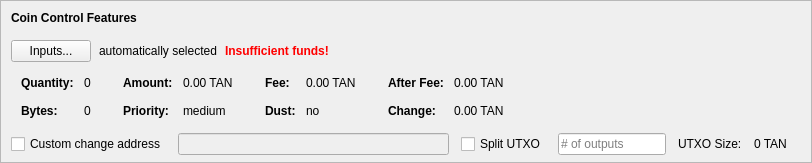
    <widget class="QFrame" name="frameCoinControl">
     <property name="sizePolicy">
      <sizepolicy hsizetype="Expanding" vsizetype="Expanding">
       <horstretch>0</horstretch>
       <verstretch>0</verstretch>
      </sizepolicy>
     </property>
     <property name="maximumSize">
      <size>
       <width>16777215</width>
       <height>16777215</height>
      </size>
     </property>
     <property name="frameShape">
      <enum>QFrame::StyledPanel</enum>
     </property>
     <property name="frameShadow">
      <enum>QFrame::Sunken</enum>
     </property>
     <layout class="QVBoxLayout" name="verticalLayoutCoinControl2">
      <property name="spacing">
       <number>0</number>
      </property>
      <property name="leftMargin">
       <number>0</number>
      </property>
      <property name="topMargin">
       <number>0</number>
      </property>
      <property name="rightMargin">
       <number>0</number>
      </property>
      <property name="bottomMargin">
       <number>6</number>
      </property>
      <item>
       <layout class="QVBoxLayout" name="verticalLayoutCoinControl" stretch="0,0,0,0,1">
        <property name="spacing">
         <number>0</number>
        </property>
        <property name="leftMargin">
         <number>10</number>
        </property>
        <property name="topMargin">
         <number>10</number>
        </property>
        <item>
         <layout class="QHBoxLayout" name="horizontalLayoutCoinControl1">
          <property name="bottomMargin">
           <number>15</number>
          </property>
          <item>
           <widget class="QLabel" name="labelCoinControlFeatures">
            <property name="sizePolicy">
             <sizepolicy hsizetype="Preferred" vsizetype="Maximum">
              <horstretch>0</horstretch>
              <verstretch>0</verstretch>
             </sizepolicy>
            </property>
            <property name="font">
             <font>
              <weight>75</weight>
              <bold>true</bold>
             </font>
            </property>
            <property name="styleSheet">
             <string notr="true">font-weight:bold;</string>
            </property>
            <property name="text">
             <string>Coin Control Features</string>
            </property>
           </widget>
          </item>
         </layout>
        </item>
        <item>
         <layout class="QHBoxLayout" name="horizontalLayoutCoinControl2" stretch="0,0,0,0">
          <property name="spacing">
           <number>8</number>
          </property>
          <property name="bottomMargin">
           <number>10</number>
          </property>
          <item>
           <widget class="QPushButton" name="pushButtonCoinControl">
            <property name="styleSheet">
             <string notr="true"/>
            </property>
            <property name="text">
             <string>Inputs...</string>
            </property>
            <property name="autoDefault">
             <bool>false</bool>
            </property>
           </widget>
          </item>
          <item>
           <widget class="QLabel" name="labelCoinControlAutomaticallySelected">
            <property name="text">
             <string>automatically selected</string>
            </property>
            <property name="margin">
             <number>5</number>
            </property>
           </widget>
          </item>
          <item>
           <widget class="QLabel" name="labelCoinControlInsuffFunds">
            <property name="font">
             <font>
              <weight>75</weight>
              <bold>true</bold>
             </font>
            </property>
            <property name="styleSheet">
             <string notr="true">color:red;font-weight:bold;</string>
            </property>
            <property name="text">
             <string>Insufficient funds!</string>
            </property>
            <property name="margin">
             <number>5</number>
            </property>
           </widget>
          </item>
          <item>
           <spacer name="horizontalSpacerCoinControl">
            <property name="orientation">
             <enum>Qt::Horizontal</enum>
            </property>
            <property name="sizeHint" stdset="0">
             <size>
              <width>40</width>
              <height>1</height>
             </size>
            </property>
           </spacer>
          </item>
         </layout>
        </item>
        <item>
         <widget class="QWidget" name="widgetCoinControl" native="true">
          <property name="sizePolicy">
           <sizepolicy hsizetype="Preferred" vsizetype="Preferred">
            <horstretch>0</horstretch>
            <verstretch>0</verstretch>
           </sizepolicy>
          </property>
          <property name="minimumSize">
           <size>
            <width>0</width>
            <height>0</height>
           </size>
          </property>
          <property name="styleSheet">
           <string notr="true"/>
          </property>
          <layout class="QHBoxLayout" name="horizontalLayoutCoinControl5">
           <property name="leftMargin">
            <number>0</number>
           </property>
           <property name="topMargin">
            <number>0</number>
           </property>
           <property name="rightMargin">
            <number>0</number>
           </property>
           <property name="bottomMargin">
            <number>0</number>
           </property>
           <item>
            <layout class="QHBoxLayout" name="horizontalLayoutCoinControl3" stretch="0,0,0,1">
             <property name="spacing">
              <number>20</number>
             </property>
             <property name="topMargin">
              <number>0</number>
             </property>
             <property name="bottomMargin">
              <number>10</number>
             </property>
             <item>
              <layout class="QFormLayout" name="formLayoutCoinControl1">
               <property name="horizontalSpacing">
                <number>10</number>
               </property>
               <property name="verticalSpacing">
                <number>14</number>
               </property>
               <property name="leftMargin">
                <number>10</number>
               </property>
               <property name="topMargin">
                <number>4</number>
               </property>
               <property name="rightMargin">
                <number>6</number>
               </property>
               <item row="0" column="0">
                <widget class="QLabel" name="labelCoinControlQuantityText">
                 <property name="font">
                  <font>
                   <weight>75</weight>
                   <bold>true</bold>
                  </font>
                 </property>
                 <property name="text">
                  <string>Quantity:</string>
                 </property>
                 <property name="margin">
                  <number>0</number>
                 </property>
                </widget>
               </item>
               <item row="0" column="1">
                <widget class="QLabel" name="labelCoinControlQuantity">
                 <property name="cursor">
                  <cursorShape>IBeamCursor</cursorShape>
                 </property>
                 <property name="contextMenuPolicy">
                  <enum>Qt::ActionsContextMenu</enum>
                 </property>
                 <property name="text">
                  <string notr="true">0</string>
                 </property>
                 <property name="margin">
                  <number>0</number>
                 </property>
                 <property name="textInteractionFlags">
                  <set>Qt::LinksAccessibleByMouse|Qt::TextSelectableByKeyboard|Qt::TextSelectableByMouse</set>
                 </property>
                </widget>
               </item>
               <item row="1" column="0">
                <widget class="QLabel" name="labelCoinControlBytesText">
                 <property name="font">
                  <font>
                   <weight>75</weight>
                   <bold>true</bold>
                  </font>
                 </property>
                 <property name="text">
                  <string>Bytes:</string>
                 </property>
                </widget>
               </item>
               <item row="1" column="1">
                <widget class="QLabel" name="labelCoinControlBytes">
                 <property name="cursor">
                  <cursorShape>IBeamCursor</cursorShape>
                 </property>
                 <property name="contextMenuPolicy">
                  <enum>Qt::ActionsContextMenu</enum>
                 </property>
                 <property name="text">
                  <string notr="true">0</string>
                 </property>
                 <property name="textInteractionFlags">
                  <set>Qt::LinksAccessibleByMouse|Qt::TextSelectableByKeyboard|Qt::TextSelectableByMouse</set>
                 </property>
                </widget>
               </item>
              </layout>
             </item>
             <item>
              <layout class="QFormLayout" name="formLayoutCoinControl2">
               <property name="horizontalSpacing">
                <number>10</number>
               </property>
               <property name="verticalSpacing">
                <number>14</number>
               </property>
               <property name="leftMargin">
                <number>6</number>
               </property>
               <property name="topMargin">
                <number>4</number>
               </property>
               <property name="rightMargin">
                <number>6</number>
               </property>
               <item row="0" column="0">
                <widget class="QLabel" name="labelCoinControlAmountText">
                 <property name="font">
                  <font>
                   <weight>75</weight>
                   <bold>true</bold>
                  </font>
                 </property>
                 <property name="text">
                  <string>Amount:</string>
                 </property>
                 <property name="margin">
                  <number>0</number>
                 </property>
                </widget>
               </item>
               <item row="0" column="1">
                <widget class="QLabel" name="labelCoinControlAmount">
                 <property name="cursor">
                  <cursorShape>IBeamCursor</cursorShape>
                 </property>
                 <property name="contextMenuPolicy">
                  <enum>Qt::ActionsContextMenu</enum>
                 </property>
                 <property name="text">
                  <string notr="true">0.00 TAN</string>
                 </property>
                 <property name="textInteractionFlags">
                  <set>Qt::LinksAccessibleByMouse|Qt::TextSelectableByKeyboard|Qt::TextSelectableByMouse</set>
                 </property>
                </widget>
               </item>
               <item row="1" column="0">
                <widget class="QLabel" name="labelCoinControlPriorityText">
                 <property name="font">
                  <font>
                   <weight>75</weight>
                   <bold>true</bold>
                  </font>
                 </property>
                 <property name="text">
                  <string>Priority:</string>
                 </property>
                </widget>
               </item>
               <item row="1" column="1">
                <widget class="QLabel" name="labelCoinControlPriority">
                 <property name="cursor">
                  <cursorShape>IBeamCursor</cursorShape>
                 </property>
                 <property name="contextMenuPolicy">
                  <enum>Qt::ActionsContextMenu</enum>
                 </property>
                 <property name="text">
                  <string>medium</string>
                 </property>
                 <property name="textInteractionFlags">
                  <set>Qt::LinksAccessibleByMouse|Qt::TextSelectableByKeyboard|Qt::TextSelectableByMouse</set>
                 </property>
                </widget>
               </item>
              </layout>
             </item>
             <item>
              <layout class="QFormLayout" name="formLayoutCoinControl3">
               <property name="horizontalSpacing">
                <number>10</number>
               </property>
               <property name="verticalSpacing">
                <number>14</number>
               </property>
               <property name="leftMargin">
                <number>6</number>
               </property>
               <property name="topMargin">
                <number>4</number>
               </property>
               <property name="rightMargin">
                <number>6</number>
               </property>
               <item row="0" column="0">
                <widget class="QLabel" name="labelCoinControlFeeText">
                 <property name="font">
                  <font>
                   <weight>75</weight>
                   <bold>true</bold>
                  </font>
                 </property>
                 <property name="text">
                  <string>Fee:</string>
                 </property>
                 <property name="margin">
                  <number>0</number>
                 </property>
                </widget>
               </item>
               <item row="0" column="1">
                <widget class="QLabel" name="labelCoinControlFee">
                 <property name="cursor">
                  <cursorShape>IBeamCursor</cursorShape>
                 </property>
                 <property name="contextMenuPolicy">
                  <enum>Qt::ActionsContextMenu</enum>
                 </property>
                 <property name="text">
                  <string notr="true">0.00 TAN</string>
                 </property>
                 <property name="textInteractionFlags">
                  <set>Qt::LinksAccessibleByMouse|Qt::TextSelectableByKeyboard|Qt::TextSelectableByMouse</set>
                 </property>
                </widget>
               </item>
               <item row="1" column="0">
                <widget class="QLabel" name="labelCoinControlLowOutputText">
                 <property name="font">
                  <font>
                   <weight>75</weight>
                   <bold>true</bold>
                  </font>
                 </property>
                 <property name="text">
                  <string>Dust:</string>
                 </property>
                </widget>
               </item>
               <item row="1" column="1">
                <widget class="QLabel" name="labelCoinControlLowOutput">
                 <property name="cursor">
                  <cursorShape>IBeamCursor</cursorShape>
                 </property>
                 <property name="contextMenuPolicy">
                  <enum>Qt::ActionsContextMenu</enum>
                 </property>
                 <property name="text">
                  <string>no</string>
                 </property>
                 <property name="textInteractionFlags">
                  <set>Qt::LinksAccessibleByMouse|Qt::TextSelectableByKeyboard|Qt::TextSelectableByMouse</set>
                 </property>
                </widget>
               </item>
              </layout>
             </item>
             <item>
              <layout class="QFormLayout" name="formLayoutCoinControl4">
               <property name="horizontalSpacing">
                <number>10</number>
               </property>
               <property name="verticalSpacing">
                <number>14</number>
               </property>
               <property name="leftMargin">
                <number>6</number>
               </property>
               <property name="topMargin">
                <number>4</number>
               </property>
               <property name="rightMargin">
                <number>6</number>
               </property>
               <item row="0" column="0">
                <widget class="QLabel" name="labelCoinControlAfterFeeText">
                 <property name="font">
                  <font>
                   <weight>75</weight>
                   <bold>true</bold>
                  </font>
                 </property>
                 <property name="text">
                  <string>After Fee:</string>
                 </property>
                 <property name="margin">
                  <number>0</number>
                 </property>
                </widget>
               </item>
               <item row="0" column="1">
                <widget class="QLabel" name="labelCoinControlAfterFee">
                 <property name="cursor">
                  <cursorShape>IBeamCursor</cursorShape>
                 </property>
                 <property name="contextMenuPolicy">
                  <enum>Qt::ActionsContextMenu</enum>
                 </property>
                 <property name="text">
                  <string notr="true">0.00 TAN</string>
                 </property>
                 <property name="textInteractionFlags">
                  <set>Qt::LinksAccessibleByMouse|Qt::TextSelectableByKeyboard|Qt::TextSelectableByMouse</set>
                 </property>
                </widget>
               </item>
               <item row="1" column="0">
                <widget class="QLabel" name="labelCoinControlChangeText">
                 <property name="font">
                  <font>
                   <weight>75</weight>
                   <bold>true</bold>
                  </font>
                 </property>
                 <property name="text">
                  <string>Change:</string>
                 </property>
                </widget>
               </item>
               <item row="1" column="1">
                <widget class="QLabel" name="labelCoinControlChange">
                 <property name="cursor">
                  <cursorShape>IBeamCursor</cursorShape>
                 </property>
                 <property name="contextMenuPolicy">
                  <enum>Qt::ActionsContextMenu</enum>
                 </property>
                 <property name="text">
                  <string notr="true">0.00 TAN</string>
                 </property>
                 <property name="textInteractionFlags">
                  <set>Qt::LinksAccessibleByMouse|Qt::TextSelectableByKeyboard|Qt::TextSelectableByMouse</set>
                 </property>
                </widget>
               </item>
              </layout>
             </item>
            </layout>
           </item>
          </layout>
         </widget>
        </item>
        <item>
         <layout class="QHBoxLayout" name="horizontalLayoutCoinControl4" stretch="0,0,0,0,0,0,0">
          <property name="spacing">
           <number>12</number>
          </property>
          <property name="sizeConstraint">
           <enum>QLayout::SetDefaultConstraint</enum>
          </property>
          <property name="topMargin">
           <number>5</number>
          </property>
          <property name="rightMargin">
           <number>5</number>
          </property>
          <item>
           <widget class="QCheckBox" name="checkBoxCoinControlChange">
            <property name="toolTip">
             <string>If this is activated, but the change address is empty or invalid, change will be sent to a newly generated address.</string>
            </property>
            <property name="text">
             <string>Custom change address</string>
            </property>
           </widget>
          </item>
          <item>
           <widget class="QValidatedLineEdit" name="lineEditCoinControlChange">
            <property name="enabled">
             <bool>false</bool>
            </property>
            <property name="sizePolicy">
             <sizepolicy hsizetype="Expanding" vsizetype="Fixed">
              <horstretch>0</horstretch>
              <verstretch>0</verstretch>
             </sizepolicy>
            </property>
           </widget>
          </item>
          <item>
           <widget class="QCheckBox" name="splitBlockCheckBox">
            <property name="text">
             <string>Split UTXO</string>
            </property>
           </widget>
          </item>
          <item>
           <widget class="QLineEdit" name="splitBlockLineEdit">
            <property name="sizePolicy">
             <sizepolicy hsizetype="Fixed" vsizetype="Fixed">
              <horstretch>50</horstretch>
              <verstretch>0</verstretch>
             </sizepolicy>
            </property>
            <property name="placeholderText">
             <string># of outputs</string>
            </property>
           </widget>
          </item>
          <item>
           <widget class="QLabel" name="labelBlockSizeText">
            <property name="text">
             <string>UTXO Size:</string>
            </property>
           </widget>
          </item>
          <item>
           <widget class="QLabel" name="labelBlockSize">
            <property name="text">
             <string>0 TAN</string>
            </property>
           </widget>
          </item>
          <item>
           <widget class="QLabel" name="labelCoinControlChangeLabel">
            <property name="sizePolicy">
             <sizepolicy hsizetype="Preferred" vsizetype="Expanding">
              <horstretch>0</horstretch>
              <verstretch>0</verstretch>
             </sizepolicy>
            </property>
            <property name="minimumSize">
             <size>
              <width>0</width>
              <height>0</height>
             </size>
            </property>
            <property name="text">
             <string/>
            </property>
            <property name="margin">
             <number>3</number>
            </property>
           </widget>
          </item>
         </layout>
        </item>
        <item>
         <spacer name="verticalSpacerCoinControl">
          <property name="orientation">
           <enum>Qt::Vertical</enum>
          </property>
          <property name="sizeHint" stdset="0">
           <size>
            <width>800</width>
            <height>1</height>
           </size>
          </property>
         </spacer>
        </item>
       </layout>
      </item>
     </layout>
    </widget>
